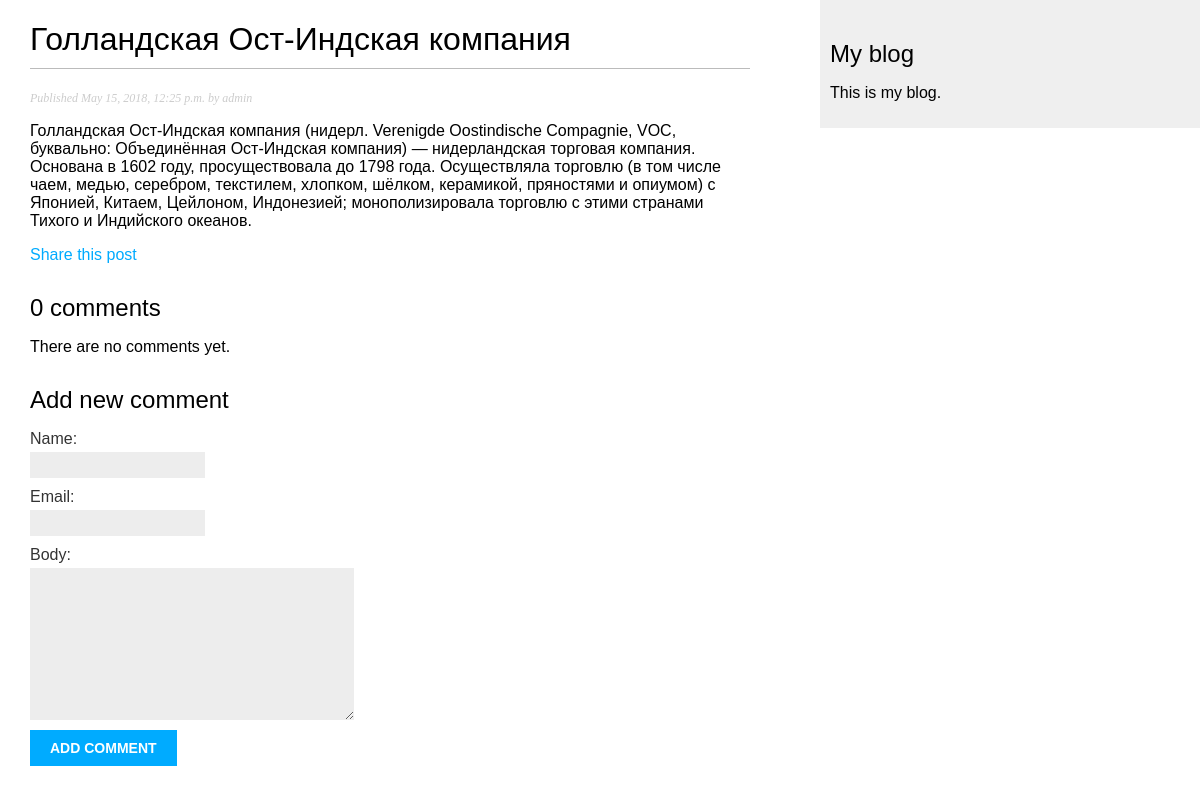
The app's page /blog/2018/05/15/gollandskaya-ost-indskaya-kompaniya/ with its own data.
### blog/models.py (models this page shows, shortened)
class Post(models.Model):
    STATUS_CHOISES = (
        ('draft', 'Draft'),
        ('published', 'Published')
    )
    title = models.CharField(max_length=250)
    slug = models.SlugField(max_length=250, unique_for_date='publish')
    author = models.ForeignKey(User, related_name='blog_post')
    body = models.TextField()
    publish = models.DateTimeField(default=timezone.now)
    created = models.DateTimeField(auto_now_add=True)
    updated = models.DateTimeField(auto_now=True)
    status = models.CharField(max_length=10, choices=STATUS_CHOISES, default='draft')
    objects = models.Manager()
    published = PublishedManager()
    tags = TaggableManager()
    class Meta:
        ordering = ('-publish',)

### blog/views.py (the view)
def post_detail(request, year, month, day, post):
    post = get_object_or_404(Post, slug=post,
                             status='published',
                             publish__year=year,
                             publish__month=month,
                             publish__day=day)
    comments = post.comments.filter(active=True)
    if request.method == 'POST':
        comment_form = CommentForm(data=request.POST)
        if comment_form.is_valid():
            new_comment = comment_form.save(commit=False)
            new_comment.post = post
            new_comment.save()
    else:
        comment_form = CommentForm()
    return render(request,
                  'blog/post/detail.html',
                  {'post': post,
                   'comments': comments,
                   'comment_form': comment_form})

### blog/form.py
class CommentForm(forms.ModelForm):
    class Meta:
        model = Comment
        fields = ('name', 'email', 'body')

### blog/templates/blog/post/detail.html (shortened to what this page needs)
{% extends "blog/base.html" %}
{% block content %}
    <h1>{{ post.title }}</h1>
    <p class="date">
        Published {{ post.publish }} by {{ post.author }}
    </p>
    {{ post.body|linebreaks }}
    <p>
        <a href="{% url "blog:post_share" post.id %}">
            Share this post
        </a>
    </p>
    {% with comments.count as total_comments %}
        <h2>
            {{ total_comments }} comment{{ total_comments|pluralize }}
        </h2>
    {% endwith %}
    {% for comment in comments %}
        <div class="comment">
            <p class="info">
                Comment {{ forloop.counter }} by {{ comment.name }}
                {{ comment.created }}
            </p>
            {{ comment.body|linebreaks }}
        </div>
    {% empty %}
        <p>There are no comments yet.</p>
    {% endfor %}
    {% if new_comment %}
        <h2>Your comment has been added.</h2>
    {% else %}
        <h2>Add new comment</h2>
        <form action="." method="post">
            {{ comment_form.as_p }}
            <p><input type="submit" value="Add comment"></p>
        </form>
    {% endif %}
{% endblock %}

### blog/static/css/blog.css (style rules this page uses)
body { margin:0; padding:0; font-family:helvetica, sans-serif; }
a { color:#00abff; text-decoration:none; }
h1 { font-weight:normal; border-bottom:1px solid #bbb; padding:0 0 10px 0; }
h2 { font-weight:normal; margin:30px 0 0; }
p.date { color:#ccc; font-family: georgia, serif; font-size: 12px; font-style: italic; }
label { float:left; clear:both; color:#333; margin-bottom:4px; }
input, textarea { clear:both; float:left; margin:0 0 10px; background:#ededed; border:0; padding:6px 10px; font-size:12px; }
input[type=submit] { font-weight:bold; background:#00abff; color:#fff; padding:10px 20px; font-size:14px; text-transform:uppercase; }

### records on screen
Post: title "Голландская Ост-Индская компания", publish "May 15, 2018, 12:25 p.m.", author "admin", body "Голландская Ост-Индская компания (нидерл. Verenigde Oostindische Compagnie, VOC, буквально: Объединённая Ост-Индская компания) — нидерландская торговая компания. Основана в 1602 году, просуществовала до 1798 года. Осуществляла торговлю (в том числе чаем, медью, серебром, текстилем, хлопком, шёлком, керамикой, пряностями и опиумом) с Японией, Китаем, Цейлоном, Индонезией; монополизировала торговлю с этими странами Тихого и Индийского океанов."

### other values on screen
{{ total_comments }} "0"
